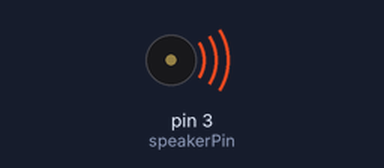
A sketch run on a simulated Arduino Uno, built with avr-gcc and run on an emulated ATmega328P. Parts: buzzer (waves = sounding). At 7.0 s the program stops and its outputs stay as they are.

Above: at 0.1 s.
At 6.8 s:
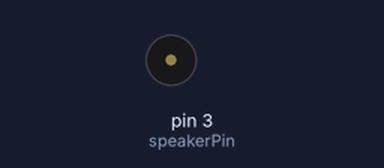
Timing chart, 0 to 8.3 s (numbered marks = the images above):
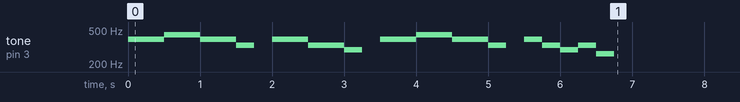

The sketch:

LAB7_1_201966241.ino
```cpp
#include <pitches.h>
// 음정에 해당하는 주파수를 매크로로 설정.

int speakerPin = 3;  // 스피커 연결 핀
int melody[] = {  // 학교 종 멜로디, 0은 쉼표
  NOTE_G4, NOTE_G4, NOTE_A4, NOTE_A4, NOTE_G4, NOTE_G4, NOTE_E4, 0,
  NOTE_G4, NOTE_G4, NOTE_E4, NOTE_E4, NOTE_D4, 0,
  NOTE_G4, NOTE_G4, NOTE_A4, NOTE_A4, NOTE_G4, NOTE_G4, NOTE_E4, 0,
  NOTE_G4, NOTE_E4, NOTE_D4, NOTE_E4, NOTE_C4, 0
};
int noteDuration = 4; // 4분 음표

void setup() {
  // put your setup code here, to run once:
}

void loop() {
  // put your main code here, to run repeatedly:
  // 멜로디 배열의 총 사이즈를 int형으로 나누어서 갯수 찾기.
  for(int thisNote = 0; thisNote < sizeof(melody) / sizeof(int); thisNote++) {
    // 음표 길이를 시간으로 변환
    int noteLength = 1000 / noteDuration;
    // 단음 재생
    tone(speakerPin, melody[thisNote], noteLength);
    delay(noteLength);
    noTone(speakerPin); // 현재 음 재생 중지
  }
  while(true);  // 1회 재생 후 대기.
}
```

Measured:
- by itself, tone on pin 3 (speakerPin): plays 392 Hz for 0.50 s, 440 Hz for 0.50 s, 392 Hz for 0.50 s, 330 Hz for 0.25 s, 392 Hz for 0.50 s, 330 Hz for 0.50 s … (16 notes in this stretch)
